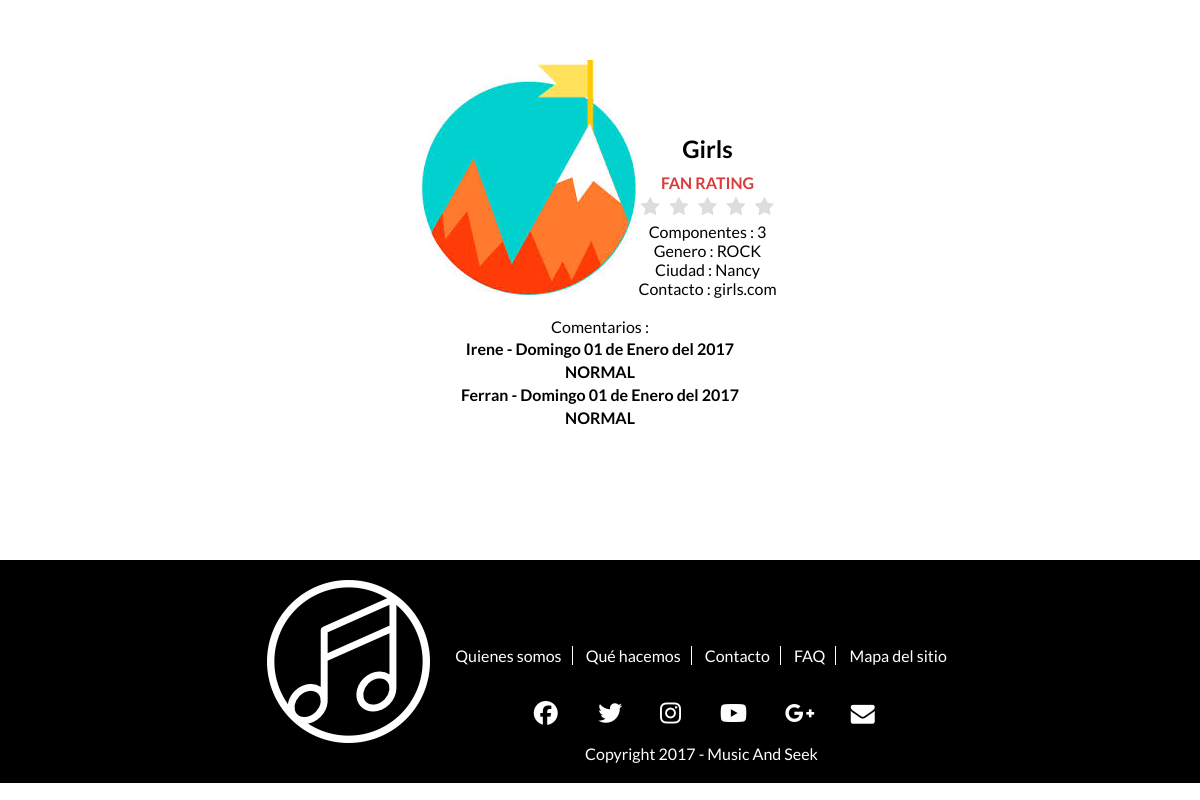
Page /InfoGrupo.php?nombre=Girls on the earlier database version.
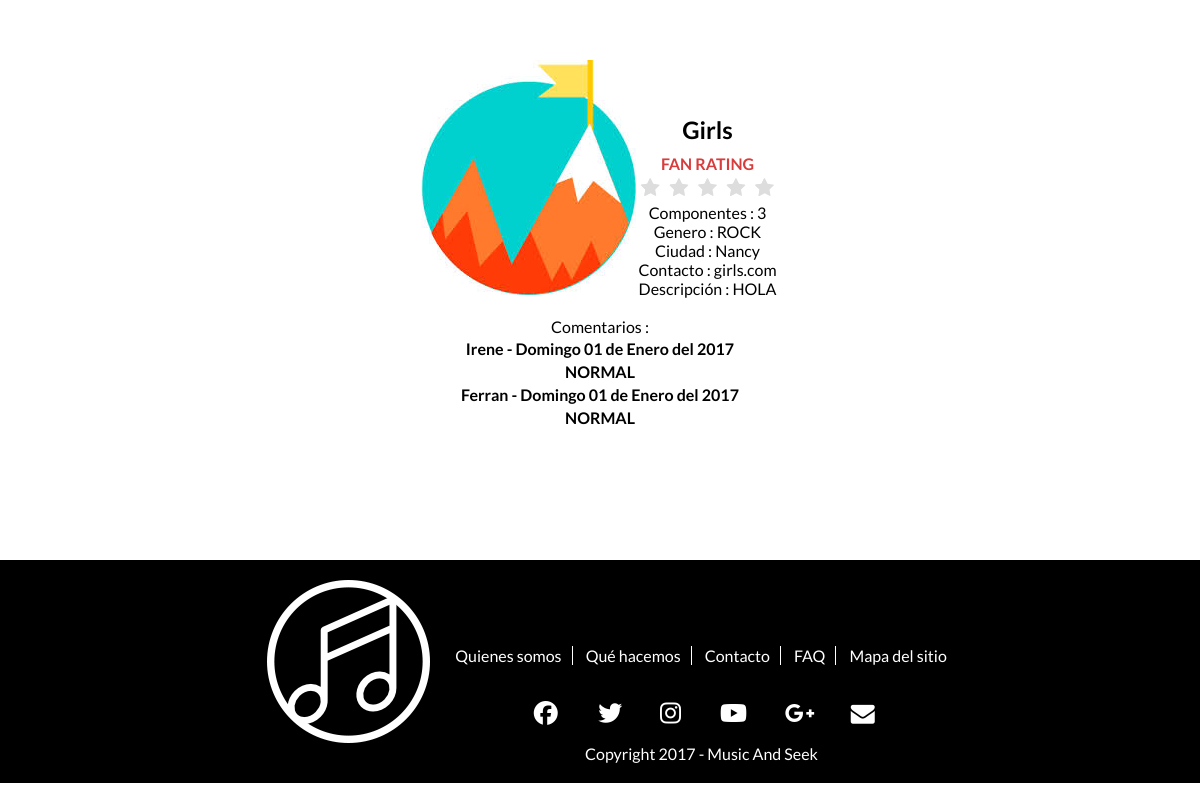
Same page on the later database version.
### tables this page shows
create table USUARIO( 
ID_USUARIO int(10) not null auto_increment,
TIPO_USUARIO char(10) not null,
NOMBRE char(20) not null,
APELLIDOS char(20),
UBICACION char(50),
EMAIL char(50) not null,
NUMERO_CONTACTO int(11),
 
IMAGEN char(50),
NOMBRE_LOCAL char(20),
NOMBRE_ARTISTICO char(20),
NUMERO_COMPONENTES int(5),
PASSWORD char(255) not null,
AFORO int(5),
WEB char(20),
ID_GENERO int(10),
ID_CIUDAD int(10),
PREGUNTA_SEGURIDAD char (255),
RESPUESTA_SEGURIDAD char (255),
DESCRIPCION char(255),
FECHA_ALTA DATETIME,
FECHA_BAJA DATETIME DEFAULT NULL,
primary key (ID_USUARIO, EMAIL)
);

create table GENERO(
ID_GENERO int(10) not null auto_increment,
NOMBRE char(20) not null,
primary key(ID_GENERO)
);

create table CIUDAD(
ID_CIUDAD int(10) not null auto_increment,
NOMBRE char(20) not null,
PAIS char(10) not null,
primary key(ID_CIUDAD)
);

create table VOTAR_COMENTAR(
ID_VOTO int(10) not null auto_increment primary key,
ID_FAN int(10) not null,
ID_VOTADO int(10) not null,
PUNTOS int(2) not null,
VOTO_CONCIERTO boolean not null,
COMENTARIO char(140),
FECHA datetime not null,
TIPO_VOTACION char(10) not null
);

### bbdd.php (called while the page is built, shortened)
<?php
function conectar() {
    $conexion = mysqli_connect('localhost', 'root', '', 'musicandseek')
            or die("Error conectando");
    return $conexion;
}
function getNombreFecha($fecha) {
    $dias = array("Domingo", "Lunes", "Martes", "Miercoles", "Jueves", "Viernes", "Sábado");
    $meses = array("Enero", "Febrero", "Marzo", "Abril", "Mayo", "Junio", "Julio", "Agosto", "Septiembre", "Octubre", "Noviembre", "Diciembre");
    $arrayFecha = explode("-", $fecha);
    $fecha = $dias[$arrayFecha[0]] . " " . $arrayFecha[1] . " de " . $meses[$arrayFecha[2] - 1] . " del " . $arrayFecha[3];
    return $fecha;
}
function getNombreCiudad($id_ciudad) {
    $conexion = conectar();
    $sql = "SELECT NOMBRE FROM CIUDAD WHERE ID_CIUDAD= $id_ciudad";
    $result = $conexion->query($sql);
    if ($result->num_rows > 0) {
        $row = $result->fetch_assoc();
        return $row['NOMBRE'];
    } else {
        return null;
    }
}
function getNombreGenero($id_genero) {
    $conexion = conectar();
    $sql = "SELECT NOMBRE FROM GENERO WHERE ID_GENERO = $id_genero";
    $result = $conexion->query($sql);
    if ($result->num_rows > 0) {
        $row = $result->fetch_assoc();
        return $row['NOMBRE'];
    } else {
        return null;
    }
}
function getInfoGrupoName($name) {
    $conexion = conectar();
    $sql = "SELECT * FROM USUARIO WHERE NOMBRE_ARTISTICO = '$name'";
    $result = $conexion->query($sql);
    if ($result->num_rows > 0) {
        $row = $result->fetch_assoc();
        return $row;
    } else {
        return null;
    }
}
function comentariosGrupo($id) {
    $conexion = conectar();
    $sql = "SELECT * FROM VOTAR_COMENTAR inner join USUARIO on VOTAR_COMENTAR.ID_FAN = USUARIO.ID_USUARIO WHERE ID_VOTADO = '$id' AND VOTO_CONCIERTO = 0;";
    $resultado = $conexion->query($sql);
    if ($resultado->num_rows > 0) {
        return $resultado;
    } else {
        return false;
    }
}

### InfoGrupo.php (the view, shortened to what this page needs)
<!DOCTYPE html>
<html>
    <head>
        <link href="Estilos/Estilos.css" rel="stylesheet" type="text/css"/>
        <link href="Estilos/RegistrationForm.css" rel="stylesheet" type="text/css"/>
        <link href="Estilos/StarRating.css" rel="stylesheet" type="text/css"/>
    </head>
    <body>
        <div class="center" style="width: 100%; height: 500px">
            <?php
            require_once'bbdd.php';
            echo'<div class="center content">';
            echo'<div class="inline center">';
            echo'<img src="Imagenes/image.jpeg" alt=""/>';
            echo'</div>';
            echo '<div class="inline">';
            $resultado = getInfoGrupoName($_GET['nombre']);
            $puntuacion = votosGrupo($resultado['ID_USUARIO']);
            $comentarios = comentariosGrupo($resultado['ID_USUARIO']);
            echo '<h1>' . $resultado['NOMBRE_ARTISTICO'] . '</h1>';
            echo'<b style="color:#d83c3c">FAN RATING</b><i id="puntuacion" hidden>' . $puntuacion . '</i><br>';
            echo '<fieldset class="rating_fixed">
                        <input type="radio" id="star5" name="rating" value="5" /><label class = "full" for="star5" title="Fantástico - 5 stars"></label>
                        <input type="radio" id="star4half" name="rating" value="4 and a half" /><label class="half" for="star4half" title="Bastante bien - 4.5 stars"></label>
                        <input type="radio" id="star4" name="rating" value="4" /><label class = "full" for="star4" title="Bastante bien - 4 stars"></label>
                        <input type="radio" id="star3half" name="rating" value="3 and a half" /><label class="half" for="star3half" title="Meh - 3.5 stars"></label>
                        <input type="radio" id="star3" name="rating" value="3" /><label class = "full" for="star3" title="Meh - 3 stars"></label>
                        <input type="radio" id="star2half" name="rating" value="2 and a half" /><label class="half" for="star2half" title="No muy bueno - 2.5 stars"></label>
                        <input type="radio" id="star2" name="rating" value="2" /><label class = "full" for="star2" title=" - 2 stars"></label>
                        <input type="radio" id="star1half" name="rating" value="1 and a half" /><label class="half" for="star1half" title="Meh - 1.5 stars"></label>
                        <input type="radio" id="star1" name="rating" value="1" /><label class = "full" for="star1" title="Sucks big time - 1 star"></label>
                        <input type="radio" id="starhalf" name="rating" value="half" /><label class="half" for="starhalf" title="Sucks big time - 0.5 stars"></label>
                        </fieldset> ';
            echo '<div class="center">Componentes : ' . $resultado['NUMERO_COMPONENTES'] . '</div>';
            echo '<div class="center">Genero : ' . getNombreGenero(($resultado['ID_GENERO'])) . '</div>';
            echo '<div class="center">Ciudad : ' . getNombreCiudad($resultado['ID_CIUDAD']) . '</div>';
            if ($resultado['WEB'] != null) {
                echo '<div class="center">Contacto : ' . $resultado['WEB'] . '</div>';
            }
            if ($resultado['DESCRIPCION'] != null) {
                echo '<div class="center">Descripción : ' . $resultado['DESCRIPCION'] . '</div>';
            } echo '</div>';
            if ($comentarios != false) {
                echo '</br></br><div class="center">Comentarios : <table class="center">';
                while ($lista = $comentarios->fetch_assoc()) {
                    echo'<tr><th>';
                    $fechacomentario = getNombreFecha(date("w-d-m-Y", strtotime($lista['FECHA'])));
                    echo $lista['NOMBRE'] . ' - ' . $fechacomentario . '</th></tr>';
                    echo '<tr><th>' . $lista['COMENTARIO'] . '</th></tr>';
                }
                echo'</table></div>';
                echo '</div>';
            }
            echo '</div>';
            ?>
            <div id="footer"></div>
    </body>
</html>

### Estilos/Estilos.css (style rules this page uses)
.inline { display: inline-block; }
.center { text-align: center; }
body { margin:0px; font-family: Lato; }
img { height: auto; text-align: center; }
.content { margin-top: 60px; margin-bottom: 60px; }
table { margin: 0 auto; }

### Estilos/StarRating.css (style rules this page uses)
.rating_fixed { border: none; float: right; pointer-events:none; }
.rating_fixed > label:before { margin: 5px; font-size: 1.25em; font-family: FontAwesome; display: inline-block; content: "\f005"; }
.rating_fixed > label { color: #ddd; float: right; }
fieldset, label { margin: 0; padding: 0; }
body { margin: 20px; }
h1 { font-size: 1.5em; margin: 10px; }

Differences in the rows shown:
changed usuario "Girls": DESCRIPCION (not shown) → "HOLA"
Other differences:
text now shown: "Descripción :"
